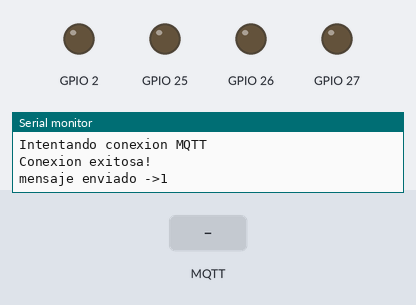
This program was run on a simulated ESP32. On the bench: output pins drawn as LEDs (lit = HIGH), the last lines printed to the serial monitor. Inputs (shaded band) come from the test bench. WiFi joins after 1.5 s; servers stay silent unless stated; random numbers use the default seed unless the program sets one; no MQTT or app messages arrive unless stated.

Above: at 2.7 s.
2.8 s: MQTT message "1" arrives on the second subscribed topic
At 4.0 s:
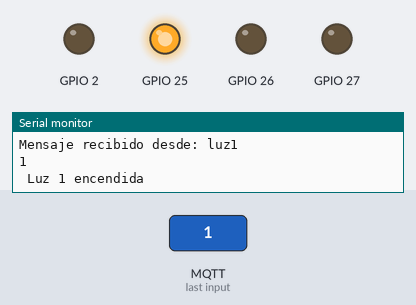
4.3 s: MQTT message "1" arrives on the third subscribed topic
At 5.4 s:
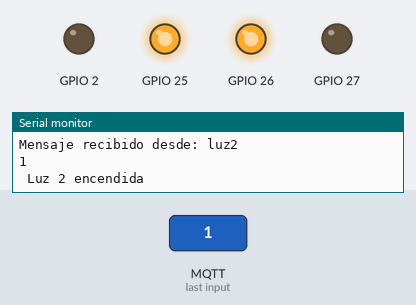
5.8 s: MQTT message "0" arrives on the second subscribed topic
At 6.5 s:
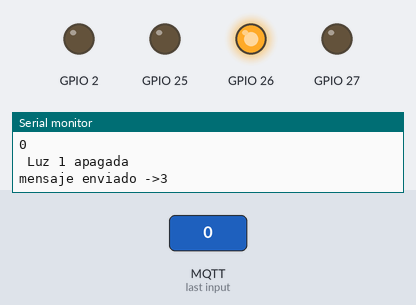
7.3 s: MQTT message "0" arrives on the third subscribed topic
At 7.6 s:
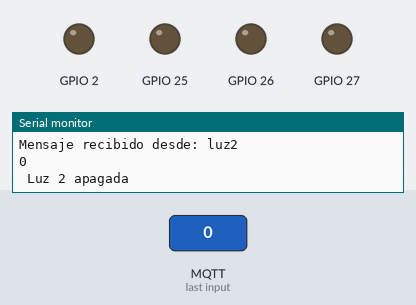
Timing chart, 0 to 9.8 s (numbered marks = the images above; inputs shaded):
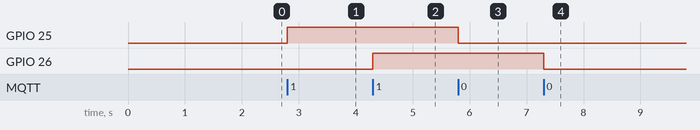

Measured:
- after the input at 2.8 s, GPIO 25: LOW → HIGH at once
- after the input at 4.3 s, GPIO 26: LOW → HIGH at once
- after the input at 5.8 s, GPIO 25: HIGH → LOW at once
- after the input at 7.3 s, GPIO 26: HIGH → LOW at once

The program:

main.cpp
```cpp
#include <Arduino.h>
#include <PubSubClient.h>
#include <WiFi.h>

//credenciales WiFi
const char* ssid = "cotemax_cbb";
const char* password = "cote0d32";

//Credenciales MQTT
const char *mqtt_server = "192.168.1.35";
const int mqtt_port = 1883;
const char *mqtt_user = "DESKTOP";
const char *mqtt_pass = "";

//Declaro clases
WiFiClient espClient;
PubSubClient client(espClient);

//Buffer
long lastMsg = 0;
char msg[50];
int value = 0;
char* luz1 = "luz1";
char* luz2 = "luz2";
char* luz3 = "luz3";
// callback para recibir mensajes del servidor mqtt e imprimir la salida
void callback (char* topic, byte* payload, unsigned int length){
  Serial.print("Mensaje recibido desde: ");
  Serial.print(topic);
  Serial.print("\n");

  for (int i = 0; i < length; i++){
    Serial.print((char)payload[i]);
  }

  if (strcmp(topic,luz1)==0){
    if ((char)payload[0]=='0'){
    digitalWrite(25,LOW);
    Serial.println("\n Luz 1 apagada");
    }
    else if((char)payload[0]=='1'){
    digitalWrite(25,HIGH);
    Serial.println("\n Luz 1 encendida");
    }
  }
  else if (strcmp(topic,luz2)==0){
    if ((char)payload[0]=='0'){
    digitalWrite(26,LOW);
    Serial.println("\n Luz 2 apagada");
    }
    else if((char)payload[0]=='1'){
    digitalWrite(26,HIGH);
    Serial.println("\n Luz 2 encendida");
    }
  }
  else if (strcmp(topic,luz3)==0){

    if ((char)payload[0]=='0'){
    digitalWrite(27,LOW);
    Serial.println("\n Luz 3 apagada");
    }
    else if((char)payload[0]=='1'){
    digitalWrite(27,HIGH);
    Serial.println("\n Luz 1 encendida");
    }
  }
  else{
    Serial.println("else");
  }
  Serial.println();
}

void reconnect(){
  while (!client.connected()){
    Serial.println("Intentando conexion MQTT");

    String clientId="iot_1_";
    clientId = clientId + String(random(0xffff), HEX);

    if(client.connect(clientId.c_str(),mqtt_user,mqtt_pass)){
      Serial.println("Conexion exitosa!");
      client.publish("salida","primer mensaje");
      client.subscribe("entrada");
      client.subscribe("luz1");
      client.subscribe("luz2");
      client.subscribe("luz3");
    }else{
      Serial.println("Fallo la conexion");
      Serial.println(client.state());
      Serial.print("Reintentando en 5 seg");
      delay(5000);
    }
  }
}

//Funcion para conectarse al wifi
void connect_wifi(){

  Serial.println();
  Serial.println("Conectando a...");
  Serial.println(ssid);

  WiFi.begin(ssid, password);

  while (WiFi.status() != WL_CONNECTED){
    delay(500);
    Serial.println(".");
  }

  Serial.println("");
  Serial.println("Conectado a la red WiFi");
  Serial.println("Direccion IP: ");
  Serial.println(WiFi.localIP());
}

void setup() {
pinMode(BUILTIN_LED, OUTPUT);
pinMode(25, OUTPUT);
pinMode(26, OUTPUT);
pinMode(27, OUTPUT);
Serial.begin(115200);
connect_wifi();
client.setServer(mqtt_server,mqtt_port);
client.setCallback(callback);
}

void loop() {

  //intenta connectarse al servidor MQTT si pierde la conexion
  if(!client.connected()){
    reconnect();
  }

  client.loop();

  if(millis() - lastMsg > 2000){
    lastMsg = millis();
    value++;
    String mes = "Valor --> " + String (value);
    mes.toCharArray(msg, 50);
    client.publish("salida","msg");
    Serial.println("mensaje enviado ->" + String (value));
  }
}
```
